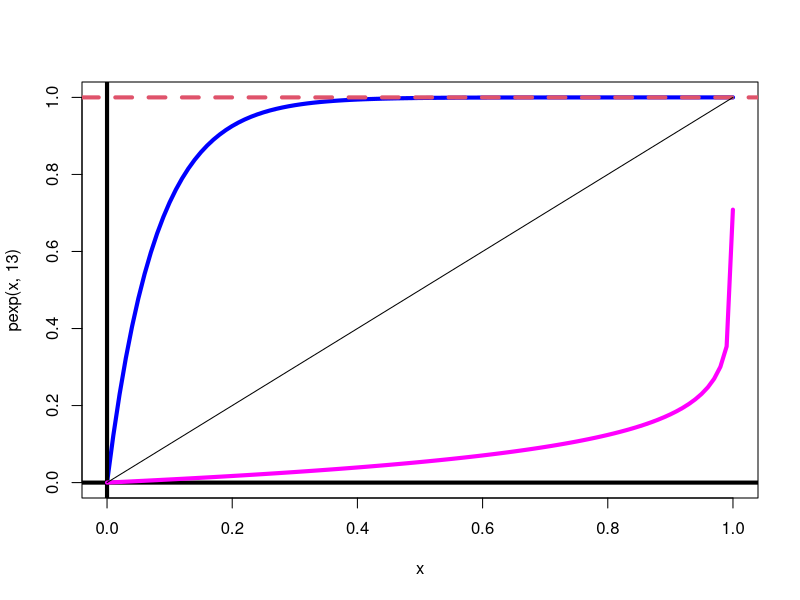
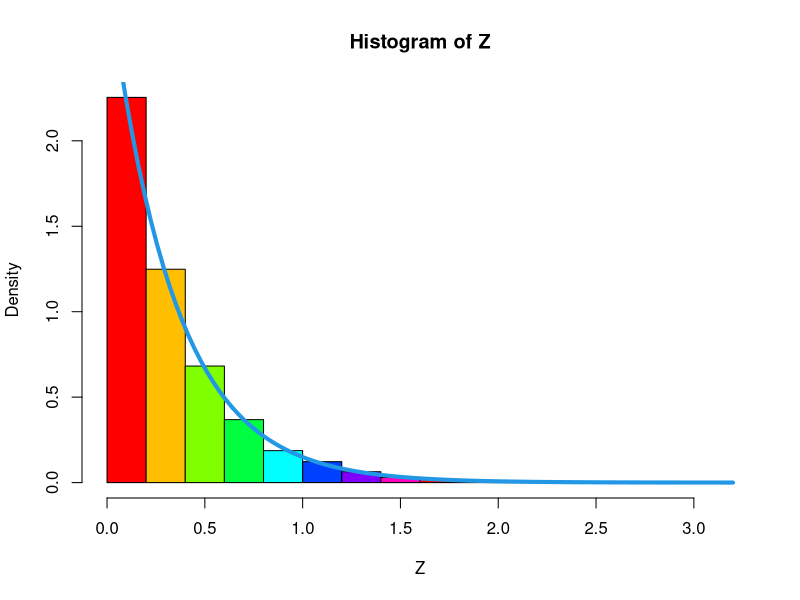
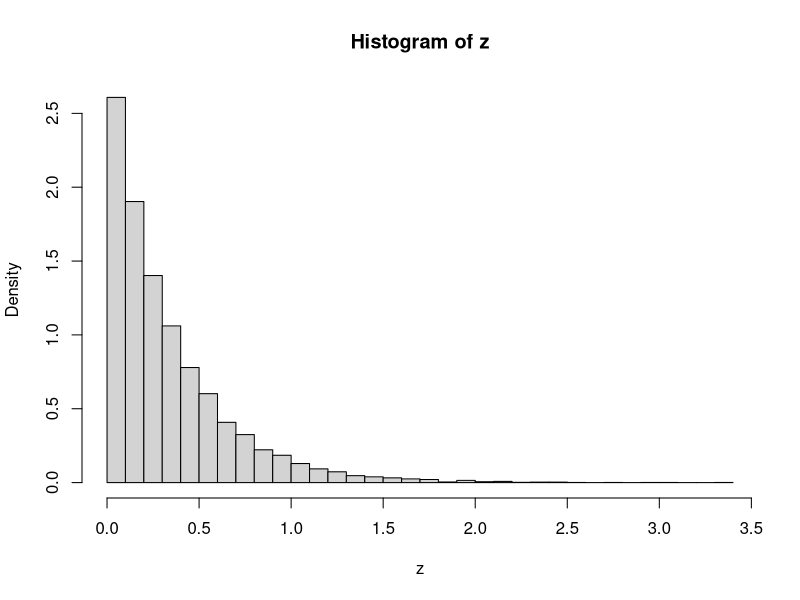

Write the R code that produced these figures, in order. (Note: this script raises an error after producing the figures.)
################################################################################
#Caso Exponencial con parametro alpha=13
#FF <- function(x){pexp(x,13)}
#curve(FF(x),0,3,lwd=4,col='blue')
curve(pexp(x,13),0,1,lwd=4,col='blue')# exponencial no inversa
abline(h=0,v=0,lwd=4)
abline(h=1,lty=2,col=2,lwd=4)
#inversa
FFinv <- function(x){ 
  -log(1-x)/13 
}
curve(FFinv(x),0,0.9999,lwd=4,col='magenta',add=T)# inversa
curve(1*(x),add=T)#linea cental
################################################################################
#Primer caso metodo inversa exponencial
FFinv <- function(x){ 
  -log(1-x)/3 
}
u <- runif(10000)
Z <- FFinv(u)
hist(Z,freq = F,col=rainbow(8))
curve(dexp(x,3),add = T, col = 4, lwd=4)
################################################################################
#segundo caso metodo de inversa exponencial
v.a.exp <- function(n, lambda) {
  L <- -1/lambda
  u <- runif(n)
  x <- L * log(u)
}
z <- v.a.exp(10000, 3)
hist(z, prob = TRUE, breaks = 30)
y <- seq(0, 100, 0.1)
lines(y, lambda * exp(-lambda * y)) # density curve f(x)
################################################################################
#Media y varianza obtenido de la muestra
mean(Z)
var(Z)
#Media y varianza ideal teorica
media <- 1/13 ;media
varianza <- 1/13^2 ;varianza

